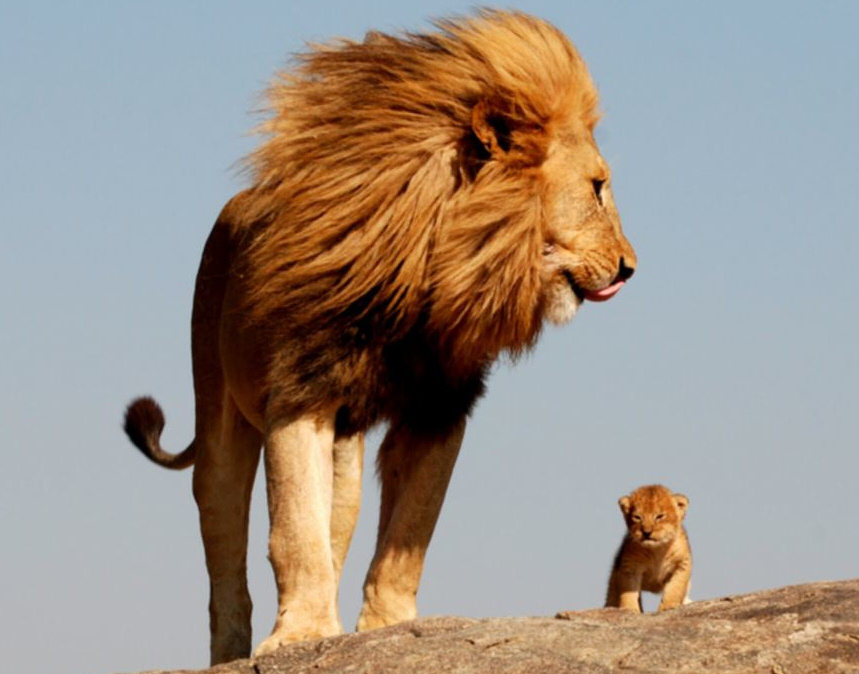
#> input picture lion.jpg, 859 x 674 px
$ python resize.py   (Python 2 division)
#> lines starting #> are read from the running program, lines starting #| are printed output that depends on the picture
import numpy
import cv2

img=cv2.imread("lion.jpg")
#> img is the input picture: shape (674, 859, 3); mean B, G, R 135.7, 146.2, 157.9

h,w,c=img.shape
#> h = 674; w = 859; c = 3
print(img.shape)
#| (674, 859, 3)
kk=cv2.resize(img,(h/2,w/2),interpolation=cv2.INTER_AREA)
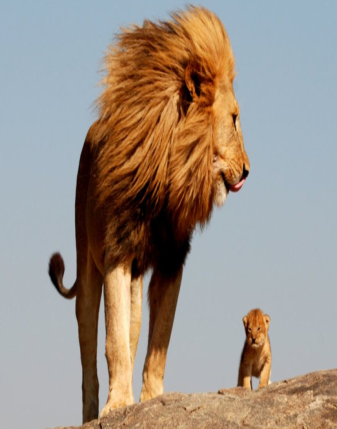
#> kk: shape (429, 337, 3); mean B, G, R 135.7, 146.2, 157.9
cv2.imshow("image",kk)
print(kk.shape)
#| (429, 337, 3)
cv2.waitKey()
cv2.destroyAllWindows()
